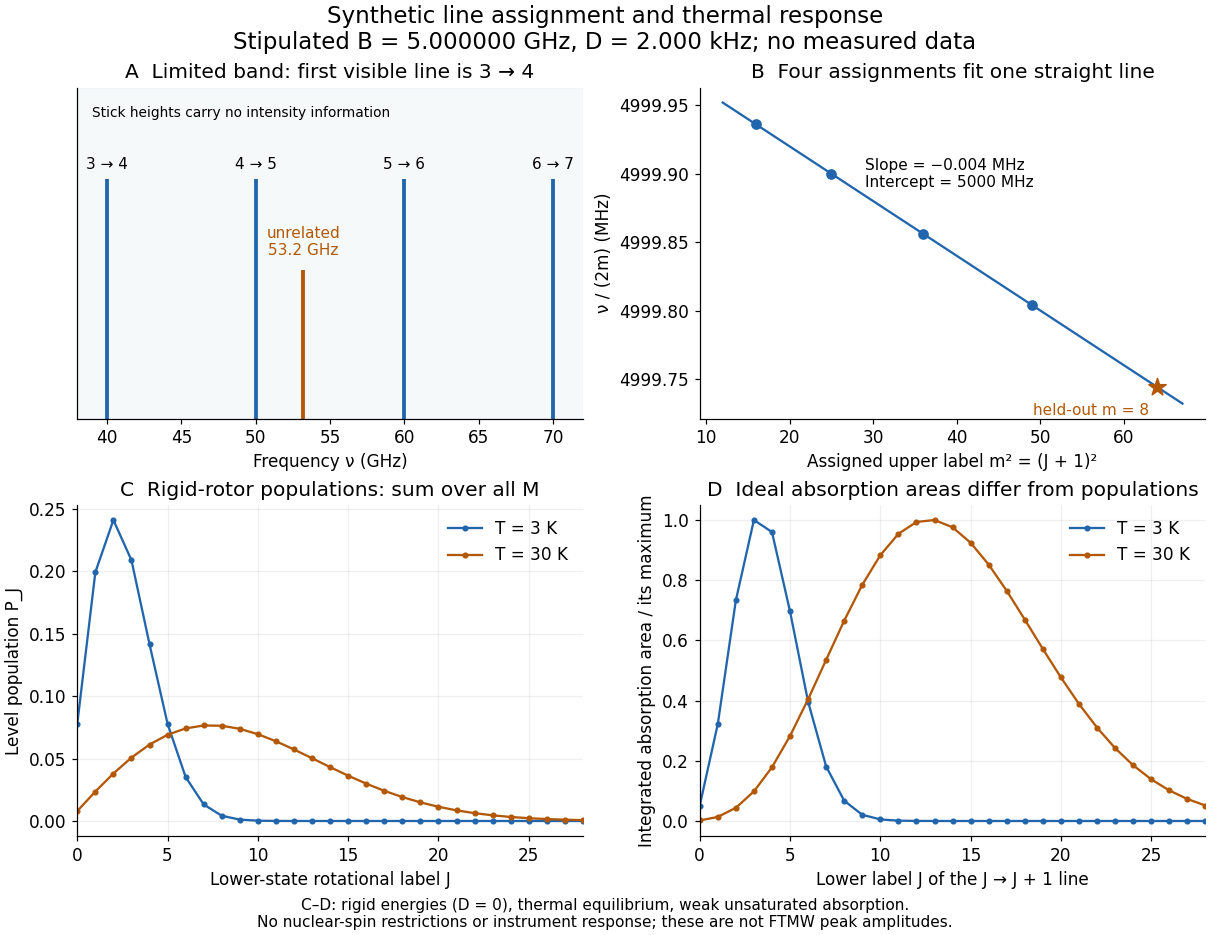

Write the Python code that produced this figure.
"""Stipulated spectra, independently computed fits, and rigid-rotor thermal response.

Python 3.14; numpy 2.3.5; matplotlib 3.10.7. Run from _media.
No measured data. Integrated absorption is not a pulsed FTMW peak amplitude.
"""
from pathlib import Path
import numpy as np
import matplotlib.pyplot as plt

H = 6.62607015e-34
KB = 1.380649e-23
B = 5e9  # Hz
D = 2e3  # Hz; used for positions only


def frequency(m):
    return 2 * B * m - 4 * D * m**3


def thermal_response(temperature, cutoff=160):
    j = np.arange(cutoff + 1)
    weight = np.exp(-H * B * j * (j + 1) / (KB * temperature))
    q = np.sum((2 * j + 1) * weight)
    population = (2 * j + 1) * weight / q
    # Sum over M of |<J+1,M|cos(theta)|J,M>|^2 = (J+1)/3.
    # Net absorption subtracts stimulated emission per substate, then
    # multiplies by photon energy. J-independent constants cancel.
    nu = 2 * B * (j[:-1] + 1)
    area = nu * (j[:-1] + 1) * (weight[:-1] - weight[1:]) / q
    return j, population, area / area.max()


def main():
    plt.rcParams.update({'font.size': 11, 'axes.spines.top': False,
                         'axes.spines.right': False, 'figure.facecolor': 'white'})
    fig, axes = plt.subplots(2, 2, figsize=(11, 8.5), layout='constrained')
    fig.suptitle('Synthetic line assignment and thermal response\n'
                 'Stipulated B = 5.000000 GHz, D = 2.000 kHz; no measured data', fontsize=15)
    m = np.arange(4, 8)
    nu = frequency(m)
    ax = axes[0, 0]
    ax.vlines(nu / 1e9, 0, 1, color='#2166ac', lw=2.5)
    ax.vlines(53.2, 0, .62, color='#b35806', lw=2.5)
    for n, f in zip(m, nu):
        ax.text(f / 1e9, 1.04, f'{n-1} → {n}', ha='center', fontsize=10)
    ax.text(53.2, .68, 'unrelated\n53.2 GHz', ha='center', color='#b35806', fontsize=10)
    ax.axvspan(38, 72, color='#e8eef3', alpha=.35)
    ax.set(xlim=(38, 72), ylim=(0, 1.38), yticks=[], xlabel='Frequency ν (GHz)',
           title='A  Limited band: first visible line is 3 → 4')
    ax.text(.03, .91, 'Stick heights carry no intensity information',
            transform=ax.transAxes, fontsize=9)
    ax = axes[0, 1]
    x = np.linspace(12, 67, 150)
    ax.plot(x, (B - 2 * D * x) / 1e6, color='#2166ac')
    ax.scatter(m**2, nu / (2 * m) / 1e6, color='#2166ac', zorder=3)
    ax.scatter(64, frequency(8) / 16 / 1e6, marker='*', s=140, color='#b35806', zorder=3)
    ax.text(29, 4999.89, 'Slope = −0.004 MHz\nIntercept = 5000 MHz', fontsize=10)
    ax.text(63, 4999.724, 'held-out m = 8', ha='right', color='#b35806', fontsize=10)
    ax.ticklabel_format(axis='y', useOffset=False)
    ax.set(xlabel='Assigned upper label m² = (J + 1)²', ylabel='ν / (2m) (MHz)',
           title='B  Four assignments fit one straight line')
    colors = ['#2166ac', '#b35806']
    for t, color in zip((3, 30), colors):
        j, pop, area = thermal_response(t)
        axes[1, 0].plot(j[:30], pop[:30], '.-', color=color, label=f'T = {t} K')
        axes[1, 1].plot(j[:29], area[:29], '.-', color=color, label=f'T = {t} K')
    axes[1, 0].set(xlabel='Lower-state rotational label J', ylabel='Level population P_J',
                   xlim=(0, 28), title='C  Rigid-rotor populations: sum over all M')
    axes[1, 1].set(xlabel='Lower label J of the J → J + 1 line',
                   ylabel='Integrated absorption area / its maximum', xlim=(0, 28),
                   title='D  Ideal absorption areas differ from populations')
    for ax in axes[1]:
        ax.legend(frameon=False)
        ax.grid(alpha=.2)
    fig.supxlabel('C–D: rigid energies (D = 0), thermal equilibrium, weak unsaturated absorption.\n'
                  'No nuclear-spin restrictions or instrument response; these are not FTMW peak amplitudes.', fontsize=10)
    fig.savefig(Path(__file__).stem + '.png', dpi=110, facecolor='white')
    plt.close(fig)


if __name__ == '__main__':
    main()
